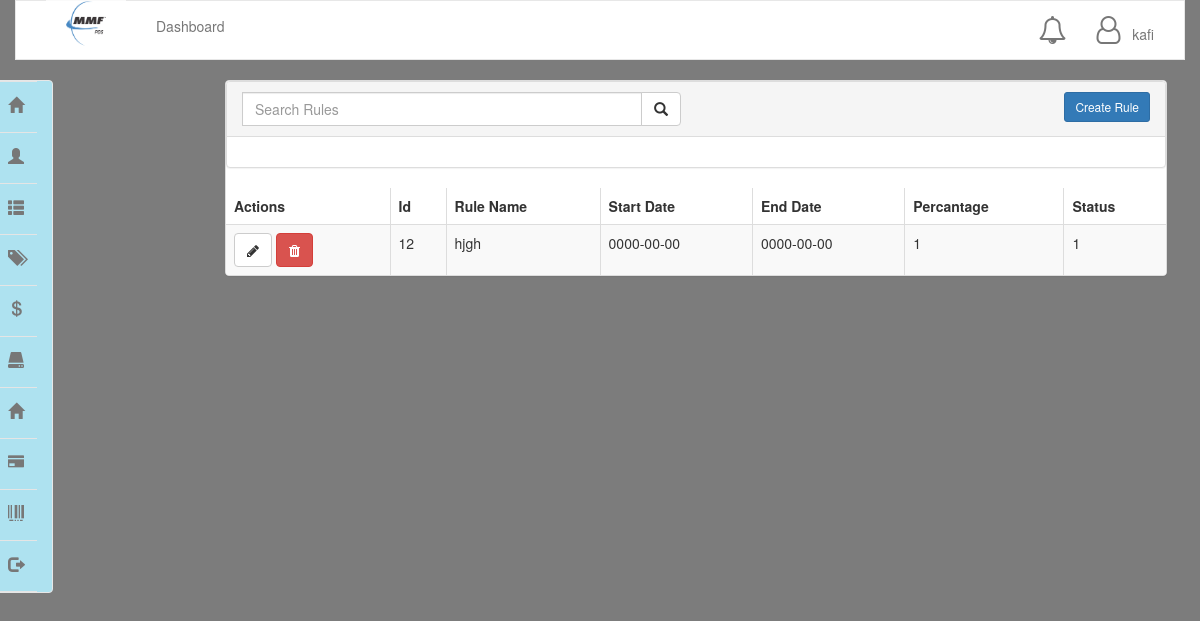
Page /pricerules.php (signed in) on the committed database.
### tables this page shows
CREATE TABLE `pricerules` (
  `id` int(45) NOT NULL,
  `name` varchar(45) NOT NULL,
  `stdate` date NOT NULL,
  `endate` date NOT NULL,
  `rtype` varchar(45) NOT NULL,
  `status` varchar(45) NOT NULL
);

### function.php (called while the page is built, shortened)
<?php
require("connection.php");
function select($qry){
	global $con;
	$run = mysqli_query($con, $qry);
	return $run;
}

### pricerules.php (the view, shortened to what this page needs)
<?php require("header.php");
?>
    <div class="panel panel-default">
      <table class="table">
          <div class="panel panel-default panel-table">
              <div class="panel-heading">
                <div class="row">
                  <div class="col col-xs-6">
                    <div class="input-group">
                        <form method="post" action="">
                    <input type="text" class="form-control" name="search" placeholder="Search Rules">
                    <span class="input-group-btn">
                     <button class="btn btn-default" type="submit" name="submit" ><span class="glyphicon glyphicon-search"></span></button>
                    </span>
                        </form>
                </div>
            </div>
                  <div class="col col-xs-6 text-right">
                    <a href="edit_pricerule_add.php" style="text-decoration: none; color: #ffffff;"><button type="button" class="btn btn-sm btn-primary btn-create">Create Rule</button></a>
                  </div>
                </div>
              </div>
              <div class="panel-body">
                <table class="table table-striped table-bordered table-list">
                  <thead>
                    <tr>
                        <th>Actions</th>
                        <th>Id</th>
                        <th>Rule Name</th>
                        <th>Start Date</th>
                        <th>End Date</th>
                        <th>Percantage</th>
                        <th>Status</th>
                    </tr>
                  </thead>
                    <?php
                    $run = select("SELECT * FROM  pricerules");
                    while($row=mysqli_fetch_array($run)){
                    ?>
                    <tbody>
                    <tr>
                        <td><a class="btn btn-default" href="edit_pricerule_add.php?edt=<?php echo $row['id']; ?>"><em
                                        class="fa fa-pencil"></em></a>
                            <a class="btn btn-danger" href="pricerules.php?del=<?php echo $row['id']; ?>"><em
                                        class="fa fa-trash"></em></a></td>
                        <td class="hidden-xs"><?php echo $row['id']; ?></td>
                        <td class="hidden-xs"><?php echo $row['name']; ?></td>
                        <td><?php echo $row['stdate']; ?></td>
                        <td><?php echo $row['endate']; ?></td>
                        <td><?php echo $row['rtype']; ?></td>
                        <td><?php echo $row['status']; ?></td>
                    </tr>
                    <?php
                    }
                    ?>
                    </tbody>
                </table>
              </div>
  </div>
  </div>
</body>
</html>

### style.css (style rules this page uses)
body { background: linear-gradient(rgba(0,0,0,.3),rgba(0,0,0,.3)), rgba(0,0,0,.3) url(images/body1.jpg); background-size: cover; }

### rows in the picture
pricerules: id "12", name "hjgh", stdate "0000-00-00", endate "0000-00-00", rtype "1", status "1"

### other values in the picture
$_SESSION['usr'] "kafi"
